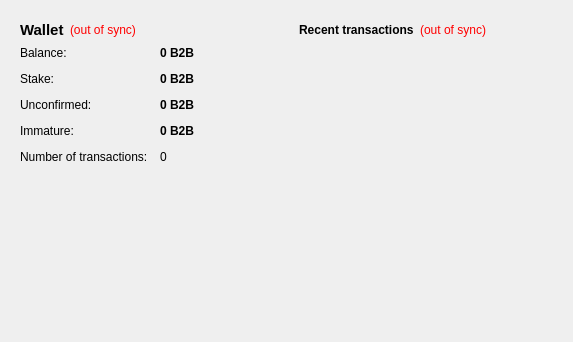
<?xml version="1.0" encoding="UTF-8"?>
<ui version="4.0">
 <class>OverviewPage</class>
 <widget class="QWidget" name="OverviewPage">
  <property name="geometry">
   <rect>
    <x>0</x>
    <y>0</y>
    <width>573</width>
    <height>342</height>
   </rect>
  </property>
  <property name="windowTitle">
   <string>Form</string>
  </property>
  <property name="styleSheet">
   <string notr="true">#OverviewPage {  }</string>
  </property>
  <layout class="QHBoxLayout" name="horizontalLayout" stretch="1,1">
   <item>
    <layout class="QVBoxLayout" name="verticalLayout_2">
     <item>
      <widget class="QFrame" name="frame">
       <property name="styleSheet">
        <string notr="true"/>
       </property>
       <layout class="QVBoxLayout" name="verticalLayout_4">
        <item>
         <layout class="QHBoxLayout" name="horizontalLayout_4">
          <item>
           <widget class="QLabel" name="label_5">
            <property name="font">
             <font>
              <pointsize>11</pointsize>
              <weight>75</weight>
              <bold>true</bold>
             </font>
            </property>
            <property name="styleSheet">
             <string notr="true"></string>
            </property>
            <property name="text">
             <string>Wallet</string>
            </property>
           </widget>
          </item>
          <item>
           <widget class="QLabel" name="labelWalletStatus">
            <property name="toolTip">
             <string>The displayed information may be out of date. Your wallet automatically synchronizes with the B2Bcoin network after a connection is established, but this process has not completed yet.</string>
            </property>
            <property name="styleSheet">
             <string notr="true">QLabel { color: red; }</string>
            </property>
            <property name="text">
             <string notr="true">(out of sync)</string>
            </property>
            <property name="alignment">
             <set>Qt::AlignLeading|Qt::AlignLeft|Qt::AlignVCenter</set>
            </property>
           </widget>
          </item>
          <item>
           <spacer name="horizontalSpacer_2">
            <property name="orientation">
             <enum>Qt::Horizontal</enum>
            </property>
            <property name="sizeHint" stdset="0">
             <size>
              <width>40</width>
              <height>20</height>
             </size>
            </property>
           </spacer>
          </item>
         </layout>
        </item>
        <item>
         <layout class="QFormLayout" name="formLayout_2">
          <property name="fieldGrowthPolicy">
           <enum>QFormLayout::AllNonFixedFieldsGrow</enum>
          </property>
          <property name="horizontalSpacing">
           <number>12</number>
          </property>
          <property name="verticalSpacing">
           <number>12</number>
          </property>
          <item row="0" column="0">
           <widget class="QLabel" name="label">
            <property name="styleSheet">
             <string notr="true"></string>
            </property>
            <property name="text">
             <string>Balance:</string>
            </property>
           </widget>
          </item>
          <item row="0" column="1">
           <widget class="QLabel" name="labelBalance">
            <property name="font">
             <font>
              <weight>75</weight>
              <bold>true</bold>
             </font>
            </property>
            <property name="cursor">
             <cursorShape>IBeamCursor</cursorShape>
            </property>
            <property name="toolTip">
             <string>Your current balance</string>
            </property>
            <property name="styleSheet">
             <string notr="true"></string>
            </property>
            <property name="text">
             <string notr="true">0 B2B</string>
            </property>
            <property name="textInteractionFlags">
             <set>Qt::LinksAccessibleByMouse|Qt::TextSelectableByKeyboard|Qt::TextSelectableByMouse</set>
            </property>
           </widget>
          </item>
          <item row="1" column="0">
           <widget class="QLabel" name="label_6">
            <property name="styleSheet">
             <string notr="true"></string>
            </property>
            <property name="text">
             <string>Stake:</string>
            </property>
           </widget>
          </item>
          <item row="1" column="1">
           <widget class="QLabel" name="labelStake">
            <property name="font">
             <font>
              <weight>75</weight>
              <bold>true</bold>
             </font>
            </property>
            <property name="cursor">
             <cursorShape>IBeamCursor</cursorShape>
            </property>
            <property name="toolTip">
             <string>Total of coins that was staked, and do not yet count toward the current balance</string>
            </property>
            <property name="styleSheet">
             <string notr="true"></string>
            </property>
            <property name="text">
             <string notr="true">0 B2B</string>
            </property>
            <property name="textInteractionFlags">
             <set>Qt::LinksAccessibleByMouse|Qt::TextSelectableByKeyboard|Qt::TextSelectableByMouse</set>
            </property>
           </widget>
          </item>
          <item row="2" column="0">
           <widget class="QLabel" name="label_3">
            <property name="styleSheet">
             <string notr="true"></string>
            </property>
            <property name="text">
             <string>Unconfirmed:</string>
            </property>
           </widget>
          </item>
          <item row="2" column="1">
           <widget class="QLabel" name="labelUnconfirmed">
            <property name="font">
             <font>
              <weight>75</weight>
              <bold>true</bold>
             </font>
            </property>
            <property name="cursor">
             <cursorShape>IBeamCursor</cursorShape>
            </property>
            <property name="toolTip">
             <string>Total of transactions that have yet to be confirmed, and do not yet count toward the current balance</string>
            </property>
            <property name="styleSheet">
             <string notr="true"></string>
            </property>
            <property name="text">
             <string notr="true">0 B2B</string>
            </property>
            <property name="textInteractionFlags">
             <set>Qt::LinksAccessibleByMouse|Qt::TextSelectableByKeyboard|Qt::TextSelectableByMouse</set>
            </property>
           </widget>
          </item>
          <item row="3" column="0">
           <widget class="QLabel" name="labelImmatureText">
            <property name="styleSheet">
             <string notr="true"></string>
            </property>
            <property name="text">
             <string>Immature:</string>
            </property>
           </widget>
          </item>
          <item row="3" column="1">
           <widget class="QLabel" name="labelImmature">
            <property name="font">
             <font>
              <weight>75</weight>
              <bold>true</bold>
             </font>
            </property>
            <property name="toolTip">
             <string>Mined balance that has not yet matured</string>
            </property>
            <property name="styleSheet">
             <string notr="true"></string>
            </property>
            <property name="text">
             <string notr="true">0 B2B</string>
            </property>
            <property name="textInteractionFlags">
             <set>Qt::LinksAccessibleByMouse|Qt::TextSelectableByKeyboard|Qt::TextSelectableByMouse</set>
            </property>
           </widget>
          </item>
          <item row="4" column="0">
           <widget class="QLabel" name="label_2">
            <property name="styleSheet">
             <string notr="true"></string>
            </property>
            <property name="text">
             <string>Number of transactions:</string>
            </property>
           </widget>
          </item>
          <item row="4" column="1">
           <widget class="QLabel" name="labelNumTransactions">
            <property name="toolTip">
             <string>Total number of transactions in wallet</string>
            </property>
            <property name="styleSheet">
             <string notr="true"></string>
            </property>
            <property name="text">
             <string notr="true">0</string>
            </property>
           </widget>
          </item>
         </layout>
        </item>
       </layout>
      </widget>
     </item>
     <item>
      <spacer name="verticalSpacer">
       <property name="orientation">
        <enum>Qt::Vertical</enum>
       </property>
       <property name="sizeHint" stdset="0">
        <size>
         <width>20</width>
         <height>40</height>
        </size>
       </property>
      </spacer>
     </item>
     <item>
      <widget class="QLabel" name="label_6">
       <property name="text">
        <string/>
       </property>
       <property name="pixmap">
        <pixmap resource="../bitcoin.qrc">:/images/backg</pixmap>
       </property>
       <property name="scaledContents">
        <bool>false</bool>
       </property>
       <property name="alignment">
        <set>Qt::AlignCenter</set>
       </property>
       <property name="margin">
        <number>-2</number>
       </property>
      </widget>
     </item>
    </layout>
   </item>
   <item>
    <layout class="QVBoxLayout" name="verticalLayout_3">
     <item>
      <widget class="QFrame" name="frame_2">
       <property name="styleSheet">
        <string notr="true"/>
       </property>
       <layout class="QVBoxLayout" name="verticalLayout">
        <item>
         <layout class="QHBoxLayout" name="horizontalLayout_2">
          <item>
           <widget class="QLabel" name="label_4">
            <property name="styleSheet">
             <string notr="true"></string>
            </property>
            <property name="text">
             <string>&lt;b&gt;Recent transactions&lt;/b&gt;</string>
            </property>
           </widget>
          </item>
          <item>
           <widget class="QLabel" name="labelTransactionsStatus">
            <property name="toolTip">
             <string>The displayed information may be out of date. Your wallet automatically synchronizes with the B2Bcoin network after a connection is established, but this process has not completed yet.</string>
            </property>
            <property name="styleSheet">
             <string notr="true">QLabel { color: red; }</string>
            </property>
            <property name="text">
             <string notr="true">(out of sync)</string>
            </property>
            <property name="alignment">
             <set>Qt::AlignRight|Qt::AlignTrailing|Qt::AlignVCenter</set>
            </property>
           </widget>
          </item>
          <item>
           <spacer name="horizontalSpacer">
            <property name="orientation">
             <enum>Qt::Horizontal</enum>
            </property>
            <property name="sizeHint" stdset="0">
             <size>
              <width>40</width>
              <height>20</height>
             </size>
            </property>
           </spacer>
          </item>
         </layout>
        </item>
        <item>
         <widget class="QListView" name="listTransactions">
          <property name="styleSheet">
           <string notr="true">QListView { background: transparent; }</string>
          </property>
          <property name="frameShape">
           <enum>QFrame::NoFrame</enum>
          </property>
          <property name="verticalScrollBarPolicy">
           <enum>Qt::ScrollBarAlwaysOff</enum>
          </property>
          <property name="horizontalScrollBarPolicy">
           <enum>Qt::ScrollBarAlwaysOff</enum>
          </property>
          <property name="selectionMode">
           <enum>QAbstractItemView::NoSelection</enum>
          </property>
         </widget>
        </item>
       </layout>
      </widget>
     </item>
     <item>
      <spacer name="verticalSpacer_2">
       <property name="orientation">
        <enum>Qt::Vertical</enum>
       </property>
       <property name="sizeHint" stdset="0">
        <size>
         <width>20</width>
         <height>40</height>
        </size>
       </property>
      </spacer>
     </item>
    </layout>
   </item>
  </layout>
 </widget>
 <resources>
  <include location="../bitcoin.qrc"/>
 </resources>
 <connections/>
</ui>
